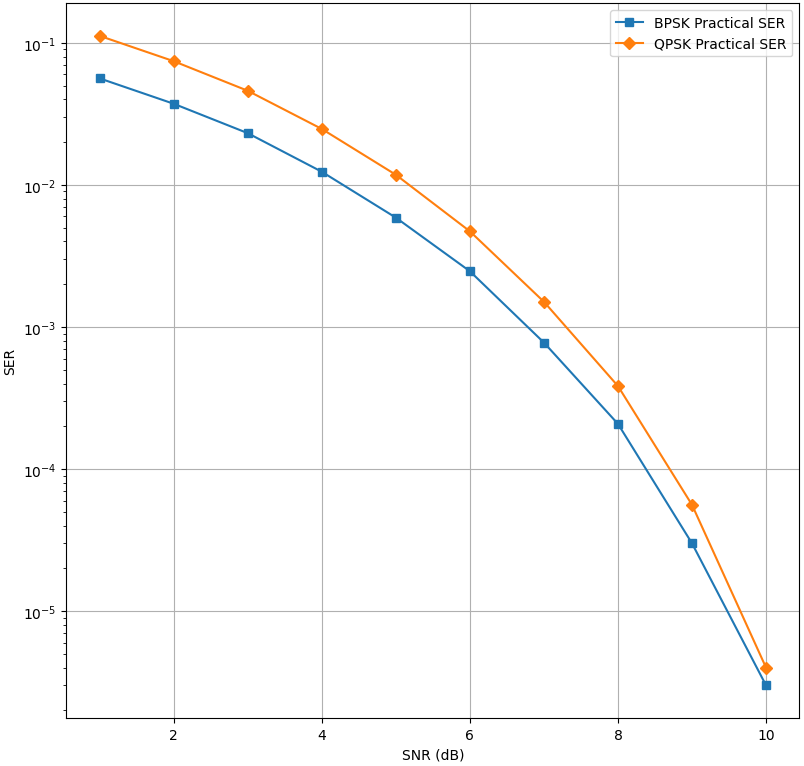

Here is the Python script that generated this plot:
import matplotlib.pyplot as plt
import numpy as np
from scipy.stats import norm


def generate_noise(signal, R, EbN0):
    """Generate the noise array for a given signal and its SNR

    The array of randomly generated values is multiplied with the
    noise variance which is computed using the SNR value. The array
    thus obtained is the noise array.

    Args:
        signal (array): signal array
        R (int): symbol rate
        EbN0 (float): SNR value

    Returns:
        noise (array): The noise array
    """
    ns = len(signal)
    noise = (1 / np.sqrt(2 * R * EbN0)) * (
        np.random.normal(size=ns) + np.random.normal(size=ns) * 1j
    )
    return noise


def generate_BPSK_SER_vs_EbN0_Pr(EbN0dB_range):
    """Generate practical SER for a BPSK signal

    The randomly generated message is converted to its corresponding
    BPSK signal by changing all the 0s to -1. The resulting signal
    array denotes the phase shift property. Noise is added to the
    signal and then the receiver decodes the signal by just checking
    the sign to obtain the received message array.

    Args:
        EbN0dB_range (range): range object containing the range of SNR
                              values used in simulations

    Returns:
        SER (list): list of SER values as computed during the simulations
    """
    msg = np.random.randint(low=0, high=2, size=int(1e6))
    signal = np.ones(len(msg))
    for i, j in enumerate(msg):
        if j == 0:
            signal[i] = -1

    SER = []
    for EbN0dB in EbN0dB_range:
        EbN0 = 10 ** (EbN0dB / 10.0)
        noise = generate_noise(signal, 1, EbN0)
        y = signal + noise
        received_msg = y > 0
        Pb_pr = np.count_nonzero(msg != received_msg) / len(msg)
        SER.append(Pb_pr)

    return SER


def generate_QPSK_SER_vs_EbN0_Pr(EbN0dB_range):
    """Generate practical SER for a QPSK signal

    The randomly generated message is first converted to its corresponding
    symbol array. Since this is QPSK, the symbol rate is 2. The signal array
    is generated by appending to it the corresponding complex number i.e.
    e^(j*theta) and the theta is different for each of the symbol pattern.
    Noise is added to the signal and then the receiver decodes the signal by
    checking the sign of both the real and imaginary part to obtain the received
    message array.

    Args:
        EbN0dB_range (range): range object containing the range of SNR
                              values used in simulations

    Returns:
        SER (list): list of SER values as computed during the simulations
    """
    msg = np.random.randint(low=0, high=2, size=int(1e6))
    symbols = np.array([msg[0::2], msg[1::2]])
    signal = []
    for k in range(np.size(symbols, axis=1)):
        b_0 = symbols[0, k]
        b_1 = symbols[1, k]
        if b_0 == 0 and b_1 == 0:
            theta = 5.0 * np.math.pi / 4.0
            signal.append(np.array(np.cos(theta) + 1j * np.sin(theta)))
        elif b_0 == 0 and b_1 == 1:
            theta = 3.0 * np.math.pi / 4.0
            signal.append(np.array(np.cos(theta) + 1j * np.sin(theta)))
        elif b_0 == 1 and b_1 == 1:
            theta = 1.0 * np.math.pi / 4.0
            signal.append(np.array(np.cos(theta) + 1j * np.sin(theta)))
        elif b_0 == 1 and b_1 == 0:
            theta = 7.0 * np.math.pi / 4.0
            signal.append(np.array(np.cos(theta) + 1j * np.sin(theta)))

    SER = []
    for EbN0dB in EbN0dB_range:
        EbN0 = 10 ** (EbN0dB / 10.0)
        noise = generate_noise(signal, 2, EbN0)
        y = signal + noise
        received_msg = []
        for i in y:
            received_msg.append(np.real(i) > 0)
            received_msg.append(np.imag(i) > 0)
        Pb_pr = np.count_nonzero(msg != received_msg) / len(msg)
        SER.append(2 * Pb_pr)

    return SER


if __name__ == "__main__":
    EbN0dB_range = range(1, 11)
    SER_Pr_BPSK = generate_BPSK_SER_vs_EbN0_Pr(EbN0dB_range)
    SER_Pr_QPSK = generate_QPSK_SER_vs_EbN0_Pr(EbN0dB_range)
    plt.plot(EbN0dB_range, SER_Pr_BPSK, "s-", label="BPSK Practical SER")
    plt.plot(EbN0dB_range, SER_Pr_QPSK, "D-", label="QPSK Practical SER")
    plt.xlabel("SNR (dB)")
    plt.xscale("linear")
    plt.ylabel("SER")
    plt.yscale("log")
    plt.legend()
    plt.grid()
    plt.show()
